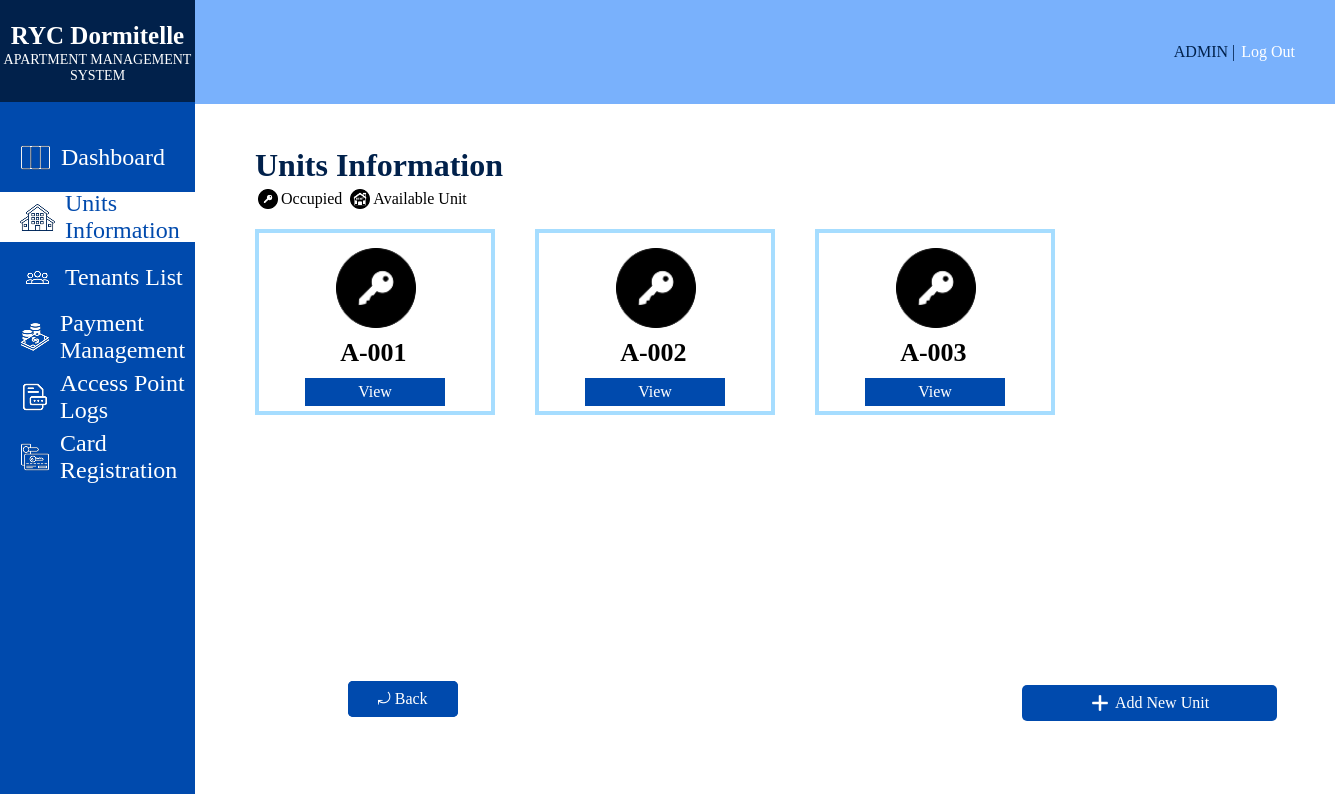
The page /UNITSINFORMATION.php on the database as committed earlier.
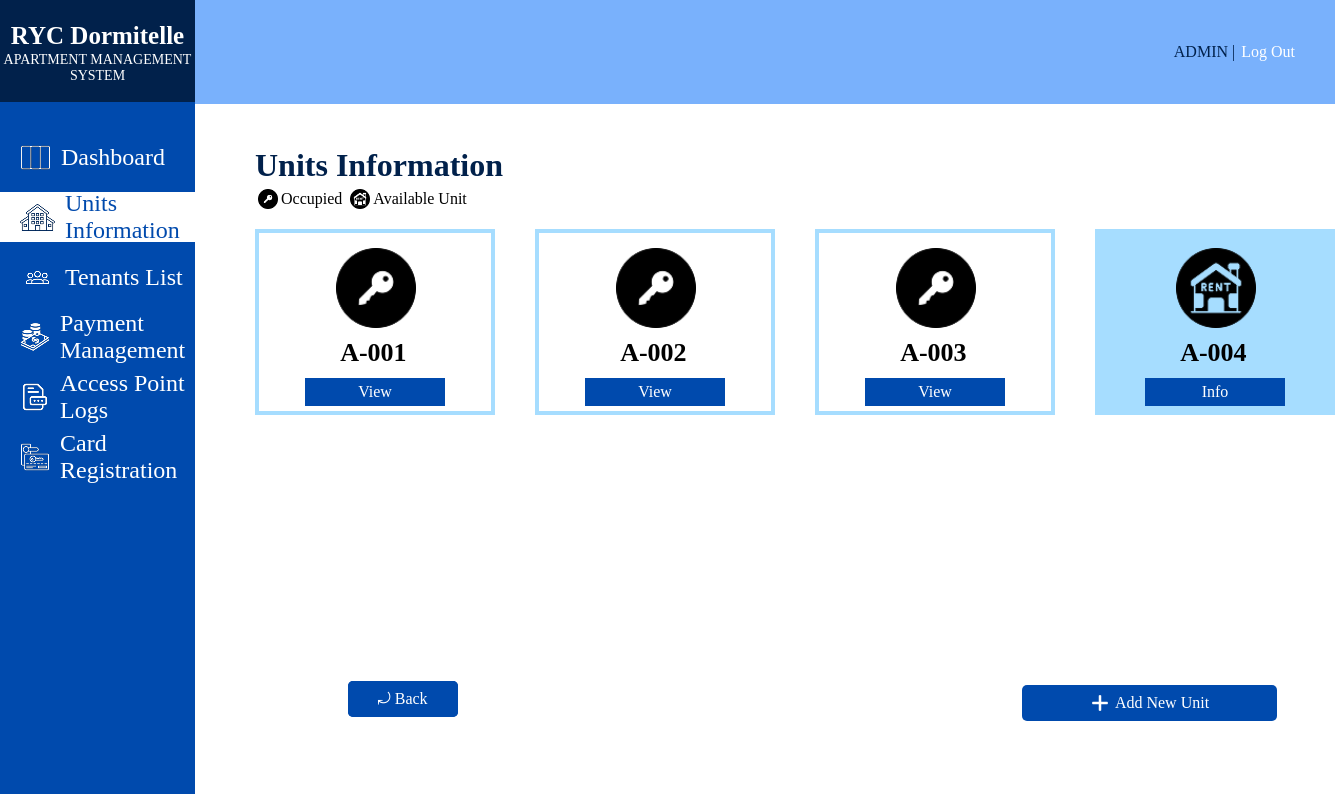
The same page on the database as committed later.
### tables this page shows
CREATE TABLE `units` (
  `unit_no` varchar(10) NOT NULL,
  `apartment_no` varchar(15) NOT NULL,
  `unit_address` varchar(30) NOT NULL,
  `unit_size` varchar(10) NOT NULL,
  `occupant_capacity` smallint(6) NOT NULL,
  `floor_level` varchar(10) NOT NULL,
  `unit_type` varchar(10) NOT NULL,
  `monthly_rent_amount` varchar(10) NOT NULL,
  `unit_status` varchar(15) NOT NULL
);

### UNITSINFORMATION.php (the view, shortened to what this page needs)
<?php
require_once 'db_connect.php';
$sql = "
    SELECT unit_no, unit_status
    FROM units
    ORDER BY
        LEFT(unit_no, 1),
        LPAD(SUBSTRING(unit_no, 3), 3, '0')
";
$result = $conn->query($sql);
$units = [];
if ($result && $result->num_rows > 0) {
    while ($row = $result->fetch_assoc()) {
        $units[] = $row;
    }
}
?>
<!DOCTYPE html>
<html lang="en">
<head>
</head>
<body>
    <div class="sideBar">
        <div class="systemTitle">
            <h1>RYC Dormitelle</h1>
            <p>APARTMENT MANAGEMENT SYSTEM</p>
        </div>
        <div class="sidebarContent">
            <div class="card">
                <a href="DASHBOARD.php" class="changeicon">
                    <img src="sidebarIcons/DashboardIconWht.png" alt="Dashboard Icon" class="DsidebarIcon" style="margin-right: 10px;">
                    Dashboard
                </a>
            </div>
            <div class="card">
                <a href="UNITSINFORMATION.php" style="background-color: #FFFF; color: #004AAD;">
                    <img src="sidebarIcons/UnitsInfoIcon.png" alt="Units Information Icon" class="UIsidebarIcon" style="margin-right: 10px;">
                    Units Information</a>
            </div>
            <div class="card">
                <a href="TENANTSLIST.php">
                    <img src="sidebarIcons/TenantsInfoIconWht.png" alt="Tenants Information Icon" class="THsidebarIcon" style="margin-right: 10px;">
                    Tenants List</a>
            </div>
            <div class="card">
                <a href="PAYMENTMANAGEMENT.php">
                    <img src="sidebarIcons/PaymentManagementIconWht.png" alt="Payment Management Icon" class="PMsidebarIcon" style="margin-right: 10px;">
                    Payment Management</a>
            </div>
            <div class="card">
                <a href="ACCESSPOINTLOGS.php">
                    <img src="sidebarIcons/AccesspointIconWht.png" alt="Access Point Logs Icon" class="APLsidebarIcon" style="margin-right: 10px;">
                    Access Point Logs</a>
            </div>
            <div class="card">
                <a href="CARDREGISTRATION.php">
                    <img src="sidebarIcons/CardregisterIconWht.png" alt="Card Registration Icon" class="CGsidebarIcon" style="margin-right: 10px;">
                    Card Registration</a>
            </div>
        </div>
    </div>
    <div class="mainBody">
        <div class="header">
            <div class="headerContent">
                <a href="ADMINPROFILE.php" class="adminTitle">ADMIN</a>
                <p class="adminLogoutspace">&nbsp;|&nbsp;</p>
                <a href="LOGIN.php" class="logOutbtn">Log Out</a>
            </div>
        </div>
        <div class="mainContent">
            <h4>Units Information</h4>
            <div class="Unitslegend">
                <img src="UnitsInfoIcons/OccupiedUnitIcon.png" alt="Occupied Unit Icon" class="legendsIcon">
                <p>Occupied</p>
                <img src="UnitsInfoIcons/UnoccupiedUnitIcon.png" alt="Occupied Unit Icon" class="legendsIcon">
                <p>Available Unit</p>
            </div>
           <div class="grid-wrapper">
            <div class="grid-container">
            <?php
                foreach ($units as $unit) {
                    if ($unit['unit_status'] === 'Occupied') {
                        echo "
                        <div class='statcardOccupiedUnit'>
                            <div class='statsInfoOccupiedUnit'>
                                <img src='UnitsInfoIcons/OccupiedUnitIcon.png' alt='Occupied Unit Icon' class='UnitInfocontentIcons'>
                                <h1 class='unit_no'>{$unit['unit_no']}</h1>
                            </div>
                            <a href='OCCUPIEDUNITOVERVIEW.php?unit_no=" . urlencode($unit['unit_no']) . "' class='viewandInfo'>View</a>
                        </div>";
                    } else if ($unit['unit_status'] === 'Available') {
                        echo "
                        <div class='statcardAvailableUnit'>
                            <div class='statsInfoAvailableUnit'>
                                <img src='UnitsInfoIcons/UnoccupiedUnitIcon.png' alt='Available Unit Icon' class='UnitInfocontentIcons'>
                                <h1 class='unit_no'>{$unit['unit_no']}</h1>
                            </div>
                            <a href='AVAILABLEUNITOVERVIEW.php?unit_no=" . urlencode($unit['unit_no']) . "' class='viewandInfo'>Info</a>
                        </div>";
                    }
                }
            ?>
            </div>
           </div>
           <div class="addUnitbtnContainer">
                <div class="backbtn">
                    <a href="DASHBOARD.php">&#10558; Back</a>
                </div>
                <div class="addUnitbtn">
                    <a href="ADDNEWUNIT.php" type="action-btn">
                        <img src="UnitsInfoIcons/pluswht.png" alt="Units Information Icon" class="addUnitbtnIcon">
                        Add New Unit</a>
                </div>
           </div>
        </div>
    </div>
</body>
</html>

### UNITSINFORMATION.php (style rules this page uses)
body { display: flex; margin: 0; background-color: #FFFF; }
.sideBar { width: 450px; height: 100%; background-color: #01214B; }
.systemTitle { text-align: center; height: 10vh; padding-bottom: 5.3px; }
.systemTitle h1 { font-size: 25px; font-family: Inria Serif; align-items: center; position: relative; top: 5px; color: #FFFF; }
.systemTitle p { font-size: 14px; font-family: Inria Serif; position: relative; bottom: 10px; color: #FFFF; }
.sidebarContent { padding-top: 20px; height: 84vh; background-color: #004AAD; display: block; }
.card { width: 100%; height: 50px; display: flex; margin: 10px 0px 10px; align-items: center; justify-content: center; }
.card a { margin: auto 0px auto 0px; font-size: 24px; padding-left: 20px; font-weight: 500; display: flex; text-decoration: none; align-items: center; color: #01214B; height: 100%; width: 100%; background-color: #004AAD; color: white; }
.mainBody { width: 100vw; height: 100%; background-color: white; }
.header { height: 13vh; width: 100%; background-color: #79B1FC; display: flex; justify-content: end; align-items: center; }
.headerContent { margin-right: 40px; display: flex; justify-content: center; align-items: center; }
.adminTitle { font-size: 16px; color: #01214B; position: relative; text-decoration: none; }
.adminLogoutspace { font-size: 16px; color: #01214B; position: relative; text-decoration: none; }
.logOutbtn { font-size: 16px; color: #FFFF; position: relative; margin-left: 2px; text-decoration: none; }
.mainContent { height: 100%; width: 100%; margin: 0px auto; background-color: #FFFF; }
.mainContent h4 { color: #01214B; font-size: 32px; margin-left: 60px; height: 20px; }
.Unitslegend { display: flex; justify-content: left; align-items: center; position: relative; bottom: 35px; margin-left: 55px; }
.legendsIcon { height: 20px; width: 20px; margin-right: 3px; margin-left: 8px; }
.grid-wrapper { height: 59vh; overflow-y: auto; margin-left: 60px; margin-bottom: 50px; width: 1080px; position: relative; bottom: 30px; overflow-y: scroll; scrollbar-width: none; -ms-overflow-style: none; }
.grid-container { display: grid; grid-template-columns: repeat(4, 1fr); gap: 40px; }
.statcardOccupiedUnit { align-items: center; background-color: #FFFF; font-size: 20px; border-color: #A6DDFF; border-style: solid; border-width: 4px; }
.statcardAvailableUnit { align-items: center; background-color: #A6DDFF; font-size: 20px; border-color: #A6DDFF; border-style: solid; border-width: 4px; }
.statsInfoOccupiedUnit { align-items: center; height: 80%; width: 100%; margin: 0px auto; background-color: #FFFF; }
.statsInfoAvailableUnit { align-items: center; height: 80%; width: 100%; background-color: #A6DDFF; }
.UnitInfocontentIcons { height: 80px; width: 80px; left: 33%; top: 15px; position: relative; }
.unit_no { position: relative; left: 35%; top: 15px; font-size: 26px; margin: 5px auto; }
.viewandInfo { height: 28px; width: 140px; background-color: #004AAD; color: #FFFF; display: flex; margin: 15px auto; position: relative; bottom: 12px; justify-content: center; align-items: center; font-size: 16px; text-decoration: none; }
.addUnitbtnContainer { display: flex; justify-content: space-between; width: 70%; align-items: center; position: fixed; top: 685px; right: 58px; }
.addUnitbtn { display: flex; justify-content: center; align-items: center; height: 36px; width: 255px; border-radius: 5px; }
.addUnitbtn a { color: #FFFF; font-size: 16px; text-decoration: none; height: 100%; width: 100%; display: flex; justify-content: center; align-items: center; background-color: #004AAD; border-radius: 5px; }
.addUnitbtnIcon { height: 20px; width: 20px; margin-right: 5px; }
.backbtn { height: 36px; width: 110px; position: relative; display: flex; align-items: center; justify-content: center; bottom: 4px; margin-left: 5px; background-color: #004AAD; color: #FFFFFF; text-decoration: none; border-radius: 5px; }
.backbtn a { color: #FFFF; font-size: 16px; text-decoration: none; height: 100%; width: 100%; display: flex; justify-content: center; align-items: center; background-color: #004AAD; border-radius: 5px; }

Rows that differ between the two databases and show on the page:
added units: unit_no "A-004"
